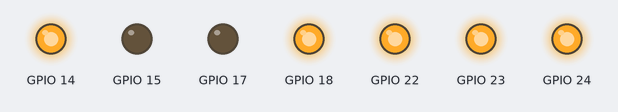
The program below on a simulated Raspberry Pi (BCM pin numbers). On the bench: output pins drawn as LEDs (lit = HIGH). The clock reads 2024-03-15 10:24:30 at power-on unless the program sets it; what the program prints to the terminal is not drawn.

Above: at 0.5 s.
At 3.5 s:
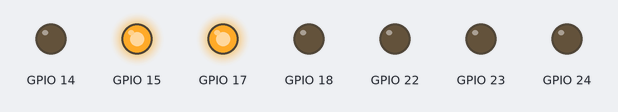
Timing chart, 0 to 4.6 s (numbered marks = the images above):
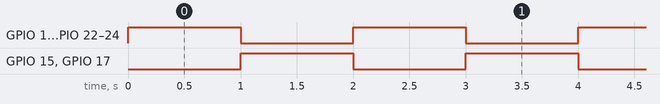

The program:

sample_bcm.py
```python
def main():
    import RPi.GPIO as GPIO
    import time

    try:
        print(GPIO.VERSION)
        print(GPIO.RPI_INFO)

        GPIO.setmode(GPIO.BCM)

        GPIO.setwarnings(False)

        GPIO.setup(18, GPIO.OUT)
        GPIO.setup(17, GPIO.OUT, initial=GPIO.HIGH)
        GPIO.setup(27, GPIO.IN)
        GPIO.setup(22, GPIO.OUT)
        GPIO.setup([23, 24], GPIO.OUT)
        GPIO.setup((14, 15), GPIO.OUT)
        GPIO.setup([9, 10], GPIO.IN)

        GPIO.setup(2, GPIO.IN)
        GPIO.cleanup(2)

        GPIO.setup([3, 4], GPIO.OUT)
        GPIO.cleanup([3, 4])

        GPIO.setup([3, 4], GPIO.IN)
        GPIO.cleanup((3, 4))

        while True:
            GPIO.output(18, GPIO.HIGH)
            GPIO.output(17, 0)
            GPIO.output(22, True)
            GPIO.output([23, 24], not GPIO.input(23))
            GPIO.output((14, 15), [GPIO.HIGH, GPIO.LOW])
            time.sleep(1)

            GPIO.output(18, GPIO.LOW)
            GPIO.output(17, 1)
            GPIO.output(22, False)
            GPIO.output((23, 24), not GPIO.input(23))
            GPIO.output([14, 15], (GPIO.LOW, GPIO.HIGH))
            time.sleep(1)
    finally:
        GPIO.cleanup()


if __name__ == '__main__':
    import logging

    logging.basicConfig(level=logging.DEBUG)

    main()
```

Measured:
- by itself, GPIO 14, GPIO 15, GPIO 17, GPIO 18, GPIO 22–24: alternates HIGH for 1.0 s and LOW for 1.0 s
